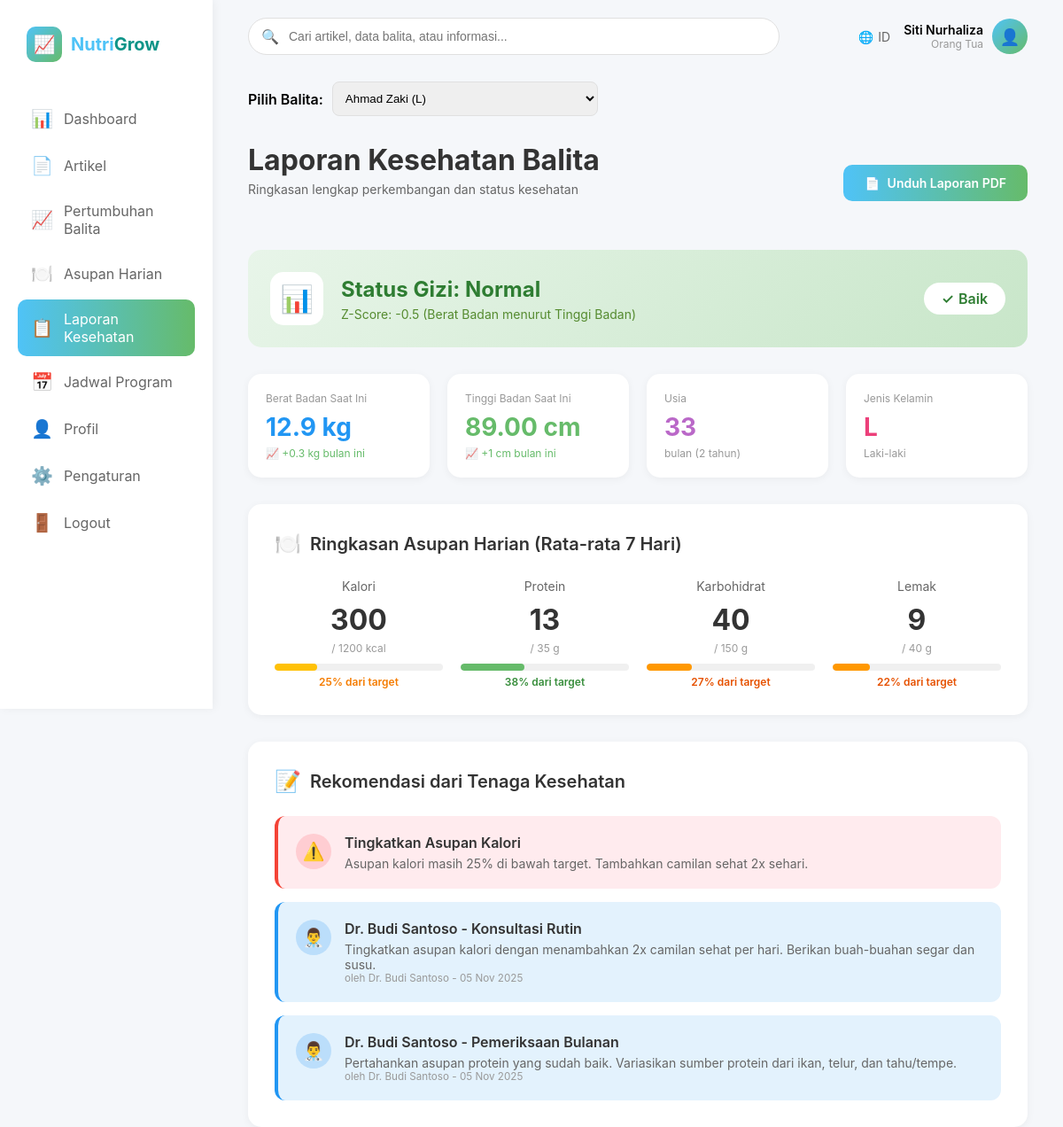
The page /laporan_kesehatan.php (signed in) on the database its author committed.
### tables this page shows
CREATE TABLE IF NOT EXISTS akun (
    id_akun INT AUTO_INCREMENT PRIMARY KEY,
    nama VARCHAR(100) NOT NULL,
    email VARCHAR(100) NOT NULL UNIQUE,
    password VARCHAR(255) NOT NULL,
    nomor_telepon VARCHAR(20),
    status_akun ENUM('aktif', 'nonaktif') DEFAULT 'aktif',
    tanggal_aktif TIMESTAMP DEFAULT CURRENT_TIMESTAMP,
    username VARCHAR(50) UNIQUE,
    created_at TIMESTAMP DEFAULT CURRENT_TIMESTAMP,
    updated_at TIMESTAMP DEFAULT CURRENT_TIMESTAMP ON UPDATE CURRENT_TIMESTAMP,
    INDEX idx_email (email),
    INDEX idx_username (username)
);

CREATE TABLE IF NOT EXISTS pertumbuhan (
    id_pertumbuhan INT AUTO_INCREMENT PRIMARY KEY,
    id_balita INT NOT NULL,
    id_akun INT NOT NULL,
    tanggal_pemeriksaan DATE NOT NULL,
    berat_badan DECIMAL(5,2) NOT NULL,
    tinggi_badan DECIMAL(5,2) NOT NULL,
    lingkar_kepala DECIMAL(5,2),
    status_gizi VARCHAR(50),
    zscore DECIMAL(5,2),
    catatan TEXT,
    created_at TIMESTAMP DEFAULT CURRENT_TIMESTAMP,
    FOREIGN KEY (id_balita) REFERENCES balita(id_balita) ON DELETE CASCADE,
    FOREIGN KEY (id_akun) REFERENCES akun(id_akun) ON DELETE CASCADE,
    INDEX idx_balita (id_balita),
    INDEX idx_tanggal (tanggal_pemeriksaan)
);

CREATE TABLE IF NOT EXISTS balita (
    id_balita INT AUTO_INCREMENT PRIMARY KEY,
    id_akun INT NOT NULL,
    nama_balita VARCHAR(100) NOT NULL,
    tanggal_lahir DATE NOT NULL,
    jenis_kelamin ENUM('L', 'P') NOT NULL,
    foto_profil VARCHAR(255),
    created_at TIMESTAMP DEFAULT CURRENT_TIMESTAMP,
    FOREIGN KEY (id_akun) REFERENCES akun(id_akun) ON DELETE CASCADE,
    INDEX idx_akun (id_akun)
);

CREATE TABLE IF NOT EXISTS rekomendasi_gizi (
    id_rekomendasi INT AUTO_INCREMENT PRIMARY KEY,
    id_balita INT NOT NULL,
    id_pertumbuhan INT,
    id_akun INT NOT NULL,
    sumber VARCHAR(100),
    isi_rekomendasi TEXT NOT NULL,
    tanggal_rekomendasi TIMESTAMP DEFAULT CURRENT_TIMESTAMP,
    prioritas ENUM('rendah', 'sedang', 'tinggi') DEFAULT 'sedang',
    status ENUM('aktif', 'selesai', 'diabaikan') DEFAULT 'aktif',
    FOREIGN KEY (id_balita) REFERENCES balita(id_balita) ON DELETE CASCADE,
    FOREIGN KEY (id_pertumbuhan) REFERENCES pertumbuhan(id_pertumbuhan) ON DELETE SET NULL,
    FOREIGN KEY (id_akun) REFERENCES akun(id_akun) ON DELETE CASCADE,
    INDEX idx_balita (id_balita),
    INDEX idx_tanggal (tanggal_rekomendasi)
);

### laporan_kesehatan.php (the view, shortened to what this page needs)
<?php
$conn = getDBConnection();
$id_akun = $_SESSION['id_akun'];
$stmt = $conn->prepare("
    SELECT a.nama,
           CASE
               WHEN t.id_tenaga_kesehatan IS NOT NULL THEN 'tenaga_kesehatan'
               WHEN p.id_pengguna IS NOT NULL THEN 'pengguna'
               WHEN adm.id_admin IS NOT NULL THEN 'admin'
               ELSE 'pengguna'
           END as role
    FROM akun a
    LEFT JOIN tenaga_kesehatan t ON t.id_akun = a.id_akun
    LEFT JOIN pengguna p ON p.id_akun = a.id_akun
    LEFT JOIN admin adm ON adm.id_akun = a.id_akun
    WHERE a.id_akun = ?
");
$stmt->bind_param("i", $id_akun);
$stmt->execute();
$result = $stmt->get_result();
$user = $result->fetch_assoc();
$stmt = $conn->prepare("SELECT id_balita, nama_balita, jenis_kelamin, tanggal_lahir FROM balita WHERE id_akun = ? ORDER BY nama_balita ASC");
$stmt->bind_param("i", $id_akun);
$stmt->execute();
$result = $stmt->get_result();
$balita_list = $result->fetch_all(MYSQLI_ASSOC);
$selected_balita_id = isset($_GET['id_balita']) ? $_GET['id_balita'] : ($balita_list[0]['id_balita'] ?? null);
$stmt = $conn->prepare("SELECT * FROM balita WHERE id_balita = ? AND id_akun = ?");
$stmt->bind_param("ii", $selected_balita_id, $id_akun);
$stmt->execute();
$result = $stmt->get_result();
$balita = $result->fetch_assoc();
$stmt = $conn->prepare("
    SELECT p.*,
           p.berat_badan - LAG(p.berat_badan) OVER (ORDER BY tanggal_pemeriksaan) as berat_badan_change,
           p.tinggi_badan - LAG(p.tinggi_badan) OVER (ORDER BY tanggal_pemeriksaan) as tinggi_badan_change
    FROM pertumbuhan p
    WHERE id_balita = ? AND id_akun = ?
    ORDER BY tanggal_pemeriksaan DESC
    LIMIT 1
");
$stmt->bind_param("ii", $balita['id_balita'], $id_akun);
$stmt->execute();
$result = $stmt->get_result();
$pertumbuhan = $result->fetch_assoc();
$zscore = $pertumbuhan ? $pertumbuhan['zscore'] : 0;
$status_gizi = $pertumbuhan ? $pertumbuhan['status_gizi'] : 'Normal';
$stmt = $conn->prepare("
    SELECT
        COALESCE(AVG(kalori_total), 0) as avg_kalori,
        COALESCE(AVG(protein), 0) as avg_protein,
        COALESCE(AVG(karbohidrat), 0) as avg_karbohidrat,
        COALESCE(AVG(lemak), 0) as avg_lemak
    FROM asupan_harian
    WHERE id_balita = ?
    AND tanggal_catatan >= DATE_SUB(NOW(), INTERVAL 7 DAY)
");
$stmt->bind_param("i", $balita['id_balita']);
$stmt->execute();
$result = $stmt->get_result();
$asupan = $result->fetch_assoc();
$target_kalori = 1200;
$target_protein = 35;
$target_karbohidrat = 150;
$target_lemak = 40;
$persen_kalori = $asupan['avg_kalori'] > 0 ? round(($asupan['avg_kalori'] / $target_kalori) * 100) : 0;
$persen_protein = $asupan['avg_protein'] > 0 ? round(($asupan['avg_protein'] / $target_protein) * 100) : 0;
$persen_karbohidrat = $asupan['avg_karbohidrat'] > 0 ? round(($asupan['avg_karbohidrat'] / $target_karbohidrat) * 100) : 0;
$persen_lemak = $asupan['avg_lemak'] > 0 ? round(($asupan['avg_lemak'] / $target_lemak) * 100) : 0;
$stmt = $conn->prepare("
    SELECT r.*, a.nama as nama_tenaga_kesehatan, t.id_tenaga_kesehatan
    FROM rekomendasi_gizi r
    JOIN akun a ON r.id_akun = a.id_akun
    JOIN tenaga_kesehatan t ON t.id_akun = a.id_akun
    WHERE r.id_balita = ? AND r.status = 'aktif'
    ORDER BY r.prioritas DESC, r.tanggal_rekomendasi DESC
    LIMIT 3
");
$stmt->bind_param("i", $balita['id_balita']);
$stmt->execute();
$result = $stmt->get_result();
$rekomendasi_list = [];
while ($row = $result->fetch_assoc()) {
    $rekomendasi_list[] = $row;
}
$tanggal_lahir = new DateTime($balita['tanggal_lahir']);
$sekarang = new DateTime();
$diff = $tanggal_lahir->diff($sekarang);
$usia_bulan = ($diff->y * 12) + $diff->m;
?>
<!DOCTYPE html>
<html lang="id">
<head>
    <link rel="stylesheet" href="assets/css/header.css">
</head>
<body>
    <?php include __DIR__ . '/partials/sidebar.php'; ?>
    <main class="main-content">
        <?php include __DIR__ . '/partials/header.php'; ?>
            <div class="balita-selector" style="margin-bottom: 30px; margin-top: 15px;">
                <form action="" method="GET" style="display: flex; gap: 10px; align-items: center;">
                    <label for="id_balita" style="font-weight: 600;">Pilih Balita:</label>
                    <select name="id_balita" id="id_balita" class="form-select" style="flex: 1; max-width: 300px; padding: 10px; border-radius: 8px; border: 1px solid #e0e0e0;" onchange="this.form.submit()">
                        <?php foreach ($balita_list as $b): ?>
                            <option value="<?php echo $b['id_balita']; ?>" <?php echo ($b['id_balita'] == $selected_balita_id) ? 'selected' : ''; ?>>
                                <?php echo htmlspecialchars($b['nama_balita'] . ' (' . $b['jenis_kelamin'] . ')'); ?>
                            </option>
                        <?php endforeach; ?>
                    </select>
                </form>
            </div>
        <div class="page-header">
            <div class="page-title">
                <h1>Laporan Kesehatan Balita</h1>
                <p class="page-subtitle">Ringkasan lengkap perkembangan dan status kesehatan</p>
            </div>
            <a href="export_pdf.php?id=<?php echo $balita['id_balita']; ?>" class="btn-download" target="_blank">
                <span>📄</span>
                <span>Unduh Laporan PDF</span>
            </a>
        </div>
        <div class="status-card">
            <div class="status-icon">📊</div>
            <div class="status-content">
                <div class="status-title">Status Gizi: <?php echo $status_gizi; ?></div>
                <div class="status-detail">Z-Score: <?php echo number_format($zscore, 1); ?> (Berat Badan menurut Tinggi Badan)</div>
            </div>
            <div class="status-badge">
                <span>✓</span>
                <span>Baik</span>
            </div>
        </div>
        <div class="info-grid">
            <div class="info-card">
                <div class="info-label">Berat Badan Saat Ini</div>
                <div class="info-value blue"><?php echo number_format($pertumbuhan['berat_badan'], 1); ?> kg</div>
                <div class="info-change">📈 +0.3 kg bulan ini</div>
            </div>
            <div class="info-card">
                <div class="info-label">Tinggi Badan Saat Ini</div>
                <div class="info-value green"><?php echo $pertumbuhan['tinggi_badan']; ?> cm</div>
                <div class="info-change">📈 +1 cm bulan ini</div>
            </div>
            <div class="info-card">
                <div class="info-label">Usia</div>
                <div class="info-value purple"><?php echo $usia_bulan; ?></div>
                <div class="info-extra">bulan (<?php echo floor($usia_bulan / 12); ?> tahun)</div>
            </div>
            <div class="info-card">
                <div class="info-label">Jenis Kelamin</div>
                <div class="info-value pink"><?php echo $balita['jenis_kelamin'] == 'L' ? 'L' : 'P'; ?></div>
                <div class="info-extra"><?php echo $balita['jenis_kelamin'] == 'L' ? 'Laki-laki' : 'Perempuan'; ?></div>
            </div>
        </div>
        <div class="section">
            <div class="section-header">
                <span class="section-icon">🍽️</span>
                <h2 class="section-title">Ringkasan Asupan Harian (Rata-rata 7 Hari)</h2>
            </div>
            <div class="nutrition-grid">
                <div class="nutrition-card">
                    <div class="nutrition-label">Kalori</div>
                    <div class="nutrition-value"><?php echo round($asupan['avg_kalori']); ?></div>
                    <div class="nutrition-target">/ <?php echo $target_kalori; ?> kcal</div>
                    <div class="progress-bar">
                        <div class="progress-fill yellow" style="width: <?php echo min($persen_kalori, 100); ?>%"></div>
                    </div>
                    <div class="progress-text yellow"><?php echo $persen_kalori; ?>% dari target</div>
                </div>
                <div class="nutrition-card">
                    <div class="nutrition-label">Protein</div>
                    <div class="nutrition-value"><?php echo round($asupan['avg_protein']); ?></div>
                    <div class="nutrition-target">/ <?php echo $target_protein; ?> g</div>
                    <div class="progress-bar">
                        <div class="progress-fill green" style="width: <?php echo min($persen_protein, 100); ?>%"></div>
                    </div>
                    <div class="progress-text green"><?php echo $persen_protein; ?>% dari target</div>
                </div>
                <div class="nutrition-card">
                    <div class="nutrition-label">Karbohidrat</div>
                    <div class="nutrition-value"><?php echo round($asupan['avg_karbohidrat']); ?></div>
                    <div class="nutrition-target">/ <?php echo $target_karbohidrat; ?> g</div>
                    <div class="progress-bar">
                        <div class="progress-fill orange" style="width: <?php echo min($persen_karbohidrat, 100); ?>%"></div>
                    </div>
                    <div class="progress-text orange"><?php echo $persen_karbohidrat; ?>% dari target</div>
                </div>
                <div class="nutrition-card">
                    <div class="nutrition-label">Lemak</div>
                    <div class="nutrition-value"><?php echo round($asupan['avg_lemak']); ?></div>
                    <div class="nutrition-target">/ <?php echo $target_lemak; ?> g</div>
                    <div class="progress-bar">
                        <div class="progress-fill orange" style="width: <?php echo min($persen_lemak, 100); ?>%"></div>
                    </div>
                    <div class="progress-text orange"><?php echo $persen_lemak; ?>% dari target</div>
                </div>
            </div>
        </div>
        <div class="section">
            <div class="section-header">
                <span class="section-icon">📝</span>
                <h2 class="section-title">Rekomendasi dari Tenaga Kesehatan</h2>
            </div>
            <div class="recommendation-list">
                <?php if ($persen_kalori < 95): ?>
                <div class="recommendation-item red">
                    <div class="recommendation-icon red">⚠️</div>
                    <div class="recommendation-content">
                        <div class="recommendation-title">Tingkatkan Asupan Kalori</div>
                        <div class="recommendation-text">Asupan kalori masih <?php echo $persen_kalori; ?>% di bawah target. Tambahkan camilan sehat 2x sehari.</div>
                    </div>
                </div>
                <?php endif; ?>
                <?php foreach ($rekomendasi_list as $rek): ?>
                <div class="recommendation-item blue">
                    <div class="recommendation-icon blue">👨‍⚕️</div>
                    <div class="recommendation-content">
                        <div class="recommendation-title"><?php echo htmlspecialchars($rek['sumber']); ?></div>
                        <div class="recommendation-text">
                            <?php echo htmlspecialchars($rek['isi_rekomendasi']); ?>
                            <br><small style="color: #999;">
                                oleh <?php echo htmlspecialchars($rek['nama_tenaga_kesehatan']); ?> -
                                <?php echo date('d M Y', strtotime($rek['tanggal_rekomendasi'])); ?>
                            </small>
                        </div>
                    </div>
                </div>
                <?php endforeach; ?>
            </div>
        </div>
    </main>
</body

### partials/header.php
<header class="header">
    <div class="search-box">
        <span class="search-icon">🔍</span>
        <input type="text" class="search-input" placeholder="Cari artikel, data balita, atau informasi...">
    </div>
    <div class="user-info">
        <div class="lang-selector">
            <span>🌐</span>
            <span>ID</span>
        </div>
        <div class="user-avatar">
            <div>
                <div style="font-weight: 600; font-size: 14px; text-align: right;">
                    <?php echo htmlspecialchars($user['nama']); ?>
                </div>
                <div style="font-size: 12px; color: #999; text-align: right;">
                    <?php
                    if ($user['role'] == 'tenaga_kesehatan') {
                        echo 'Tenaga Kesehatan';
                    } elseif ($user['role'] == 'admin') {
                        echo 'Administrator';
                    } else {
                        echo 'Orang Tua';
                    }
                    ?>
                </div>
            </div>
            <div class="avatar">👤</div>
        </div>
    </div>
</header>

### assets/css/header.css (style rules this page uses)
.header { display: flex; justify-content: space-between; align-items: center; margin-bottom: 30px; }
.search-box { flex: 1; max-width: 600px; position: relative; }
.search-input { width: 100%; padding: 12px 20px 12px 45px; border: 1px solid #e0e0e0; border-radius: 25px; font-size: 14px; }
.search-icon { position: absolute; left: 15px; top: 50%; transform: translateY(-50%); color: #999; }
.user-info { display: flex; align-items: center; gap: 15px; }
.lang-selector { display: flex; align-items: center; gap: 5px; color: #666; font-size: 14px; }
.user-avatar { display: flex; align-items: center; gap: 10px; cursor: pointer; }
.avatar { width: 40px; height: 40px; background: linear-gradient(135deg, #4FC3F7 0%, #66BB6A 100%); border-radius: 50%; display: flex; align-items: center; justify-content: center; color: white; font-size: 18px; }
.page-title { margin-bottom: 30px; }
.page-title h1 { font-size: 32px; color: #333; margin-bottom: 5px; }
.page-subtitle { color: #666; font-size: 14px; }

### rows shown on the page
akun: nama "Siti Nurhaliza"
pertumbuhan: status_gizi "Normal", zscore "-0.5", berat_badan "12.9", tinggi_badan "89.00"
rekomendasi_gizi: sumber "Dr. Budi Santoso - Konsultasi Rutin", isi_rekomendasi "Tingkatkan asupan kalori dengan menambahkan 2x camilan sehat per hari. Berikan buah-buahan segar dan susu.", id_akun.nama "Dr. Budi Santoso", tanggal_rekomendasi "05 Nov 2025"
rekomendasi_gizi: sumber "Dr. Budi Santoso - Pemeriksaan Bulanan", isi_rekomendasi "Pertahankan asupan protein yang sudah baik. Variasikan sumber protein dari ikan, telur, dan tahu/tempe.", id_akun.nama "Dr. Budi Santoso", tanggal_rekomendasi "05 Nov 2025"

### other values the page prints
$asupan['avg_kalori'] "300"
$target_kalori "1200"
$persen_kalori "25"
$asupan['avg_protein'] "13"
$target_protein "35"
$persen_protein "38"
$asupan['avg_karbohidrat'] "40"
$target_karbohidrat "150"
$persen_karbohidrat "27"
$asupan['avg_lemak'] "9"
$target_lemak "40"
$persen_lemak "22"
form field id_balita "Ahmad Zaki (L)"
